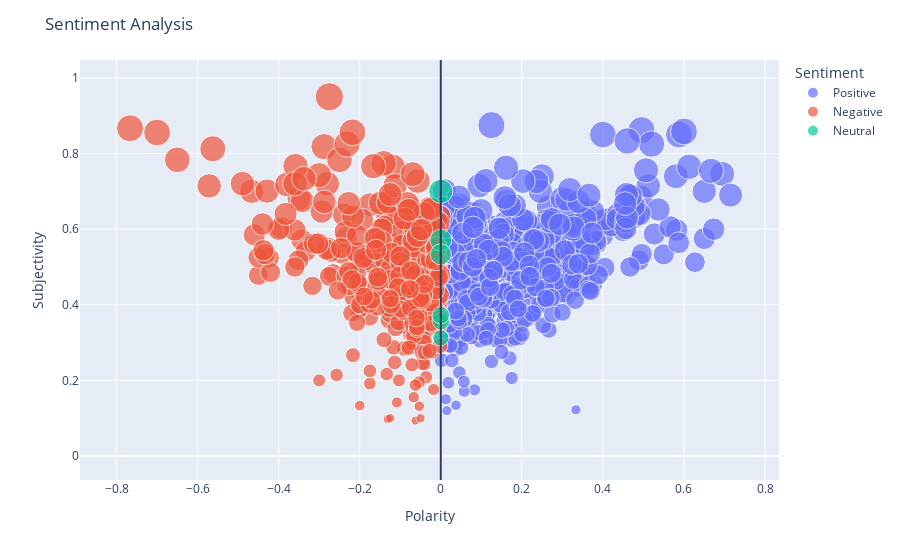

The notebook cell this image was saved under:
### Code cell
fig = px.scatter(data_cleaned, 
                 x='Polarity', 
                 y='Subjectivity', 
                 color='Sentiment',
                 size='Subjectivity')  
# Add a vertical line at x=0 for Neutral Reviews
fig.update_layout(title='Sentiment Analysis',
                  shapes=[dict(type='line',
                               yref='paper', y0=0, y1=1, 
                               xref='x', x0=0, x1=0)],
                  xaxis_title='Polarity',
                  yaxis_title='Subjectivity')

fig.show()

### Figure 1 — Plotly figure (JSON) as saved in the notebook; plotly's stock layout.template omitted (floating-point values rounded to 4 significant figures; data arrays with more than 128 entries replaced by an {"elided": "..."} marker saying what was removed)
{"data": [{"hovertemplate": "Sentiment=Positive<br>Polarity=%{x}<br>Subjectivity=%{marker.size}<extra></extra>", "legendgroup": "Positive", "marker": {"color": "#636efa", "size": {"elided": "618 float values"}, "sizemode": "area", "sizeref": 0.002375, "symbol": "circle"}, "mode": "markers", "name": "Positive", "orientation": "v", "showlegend": true, "type": "scatter", "x": {"elided": "618 float values"}, "xaxis": "x", "y": {"elided": "618 float values"}, "yaxis": "y"}, {"hovertemplate": "Sentiment=Negative<br>Polarity=%{x}<br>Subjectivity=%{marker.size}<extra></extra>", "legendgroup": "Negative", "marker": {"color": "#EF553B", "size": {"elided": "372 float values"}, "sizemode": "area", "sizeref": 0.002375, "symbol": "circle"}, "mode": "markers", "name": "Negative", "orientation": "v", "showlegend": true, "type": "scatter", "x": {"elided": "372 float values"}, "xaxis": "x", "y": {"elided": "372 float values"}, "yaxis": "y"}, {"hovertemplate": "Sentiment=Neutral<br>Polarity=%{x}<br>Subjectivity=%{marker.size}<extra></extra>", "legendgroup": "Neutral", "marker": {"color": "#00cc96", "size": [0.5708, 0, 0, 0, 0.3563, 0.5333, 0.7, 0.3125, 0.3722, 0], "sizemode": "area", "sizeref": 0.002375, "symbol": "circle"}, "mode": "markers", "name": "Neutral", "orientation": "v", "showlegend": true, "type": "scatter", "x": [0, 0, 0, 0, 0, 0, 0, 0, 0, 0], "xaxis": "x", "y": [0.5708, 0, 0, 0, 0.3563, 0.5333, 0.7, 0.3125, 0.3722, 0], "yaxis": "y"}], "layout": {"legend": {"itemsizing": "constant", "title": {"text": "Sentiment"}, "tracegroupgap": 0}, "margin": {"t": 60}, "shapes": [{"type": "line", "x0": 0, "x1": 0, "xref": "x", "y0": 0, "y1": 1, "yref": "paper"}], "title": {"text": "Sentiment Analysis"}, "xaxis": {"anchor": "y", "domain": [0, 1], "title": {"text": "Polarity"}}, "yaxis": {"anchor": "x", "domain": [0, 1], "title": {"text": "Subjectivity"}}}}
